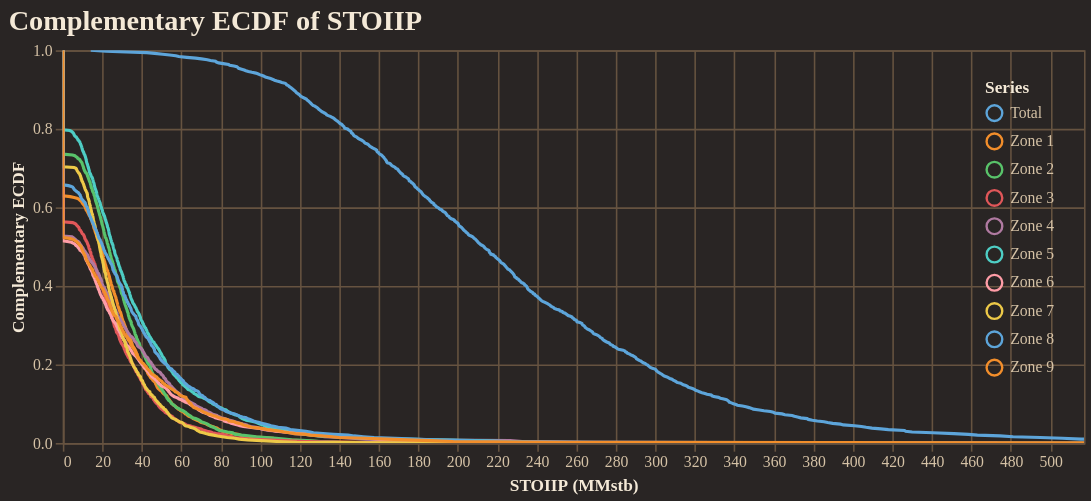

Here is the notebook cell this chart was saved with:
### Code cell
fig = reporter.plotter.prospect_volumetric_ecdf_plot(
    figsize=(650, 250),
    backend=PLOTTING_BACKEND
)
fig.show()

### Figure 1 — Vega-Lite specification as saved in the notebook (floating-point values rounded to 4 significant figures; data arrays with more than 128 entries replaced by an {"elided": "..."} marker saying what was removed)
{"config": {"background": "#292524", "view": {"fill": "#292524", "stroke": "#665340"}, "title": {"color": "#f4e9d7", "font": "Merriweather", "fontSize": 18, "fontWeight": 600, "subtitleColor": "#d5c2a6", "anchor": "start"}, "axis": {"domainColor": "#665340", "gridColor": "#665340", "tickColor": "#665340", "labelColor": "#d5c2a6", "titleColor": "#f4e9d7", "labelFont": "Merriweather", "titleFont": "Merriweather"}, "legend": {"titleColor": "#f4e9d7", "labelColor": "#d5c2a6", "labelFont": "Merriweather", "titleFont": "Merriweather", "orient": "top-right", "symbolType": "circle"}, "header": {"labelColor": "#d5c2a6", "titleColor": "#f4e9d7", "labelFont": "Merriweather", "titleFont": "Merriweather"}, "mark": {"color": "#c78d3b"}, "line": {"color": "#c78d3b"}, "bar": {"color": "#c78d3b"}, "point": {"color": "#ddb06d"}, "area": {"color": "#c78d3b", "opacity": 0.35}, "text": {"color": "#f4e9d7", "font": "Merriweather"}, "range": {"category": ["#5DA5DA", "#F28E2B", "#59C36A", "#E15759", "#B07AA1", "#4ECDC4", "#FF9DA7", "#EDC948"]}}, "layer": [{"mark": {"type": "line", "clip": true, "strokeWidth": 2}, "encoding": {"color": {"field": "series", "title": "Series", "type": "nominal"}, "tooltip": [{"field": "series", "title": "Series", "type": "nominal"}, {"field": "stoiip_mmstb", "format": ",.2f", "title": "STOIIP (MMstb)", "type": "quantitative"}, {"field": "exceedance_probability", "format": ".3f", "title": "Exceedance", "type": "quantitative"}], "x": {"field": "stoiip_mmstb", "title": "STOIIP (MMstb)", "type": "quantitative"}, "y": {"field": "exceedance_probability", "scale": {"domain": [0, 1]}, "title": "Complementary ECDF", "type": "quantitative"}}}], "data": {"name": "data-65857d4119c8c8483595cf9c47219356"}, "encoding": {"x": {"field": "stoiip_mmstb", "scale": {"domain": [0, 517.0]}, "type": "quantitative"}}, "height": 250, "title": "Complementary ECDF of STOIIP", "width": 650, "$schema": "https://vega.github.io/schema/vega-lite/v5.20.1.json", "datasets": {"data-65857d4119c8c8483595cf9c47219356": {"elided": "5000 records"}}}
